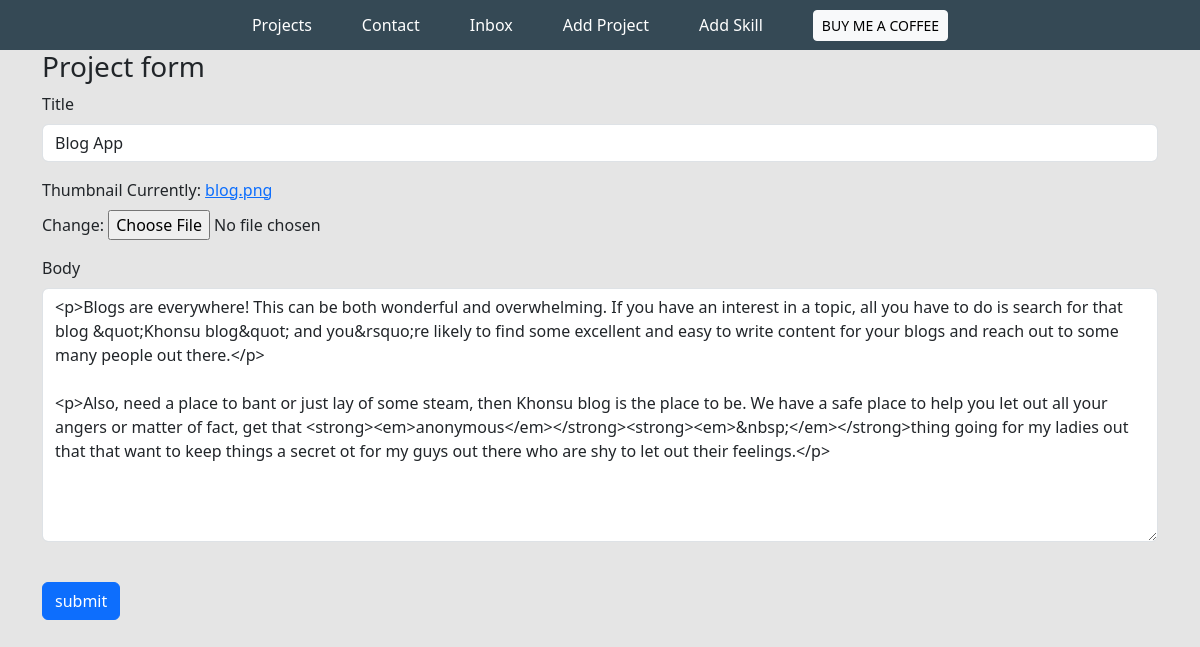
Page /edit-project/3568ef6b4cec44ab9e716ef983263628/ (signed in) on the committed database.
### base/models.py (models this page shows, shortened)
class Project(models.Model):
    title = models.CharField(max_length=200)
    thumbnail = models.ImageField(null=True)
    body = RichTextUploadingField(blank=True)
    created = models.DateTimeField(auto_now_add=True)
    slug = models.SlugField(null=True,blank=True)
    id = models.UUIDField(default=uuid.uuid4, unique=True, primary_key=True, editable=False)

### base/views.py (the view)
# urls.py: path('edit-project/<str:pk>/',views.editProject, name='edit-project'),
def editProject(request,pk):
    project = Project.objects.get(id=pk)
    form = ProjectForm(instance=project)
    if request.method == 'POST':
        form = ProjectForm(request.POST, request.FILES, instance=project)
        if form.is_valid():
            form.save()
            return redirect('home')
    context = {'form':form}
    return render(request, 'base/project_form.html', context)

### base/forms.py
class ProjectForm(ModelForm):
    class Meta:
        model = Project
        fields = ['title','thumbnail','body']
    def __init__(self, *args, **kwargs):
        super(ProjectForm, self).__init__(*args, **kwargs)
        self.fields['title'].widget.attrs.update(
            {'class':'form-control'})
        self.fields['body'].widget.attrs.update(
            {'class':'form-control'})

### base/templates/base/project_form.html (shortened to what this page needs)
{% extends 'base/main.html' %} {% load static %} {% block content %}
<div class="container">
  <h3>Project form</h3>
  <form method="POST" enctype="multipart/form-data">
    {% for field in form %}
    <div class="mb-3">
      <label for="exampleInputPassword" class="form-label">{{field.label}}</label>
      {{field}}
    </div>
    {% endfor %}
    <br />
    <input class="btn btn-primary" type="submit" value="submit" />
  </form>
</div>
{% endblock content %}

### static/styles/main.css (style rules this page uses)
body { background-color: #e5e5e5; }

### rows in the picture
Project: form "Blog App" "<p>Blogs are everywhere! This can be both wonderful and overwhelming. If you have an interest in a topic, all you have to do is search for that blog &quot;Khonsu blog&quot; and you&rsquo;re likely to find some excellent and easy to write content for your blogs and reach out to some many people out there.</p> <p>Also, need a place to bant or just lay of some steam, then Khonsu blog is the place to be. We have a safe place to help you let out all your angers or matter of fact, get that <strong><em>anonymous</em></strong><strong><em>&nbsp;</em></strong>thing going for my ladies out that that want to keep things a secret ot for my guys out there who are shy to let out their feelings.</p>"

### other values in the picture
{{ field.label }} "Title" "Thumbnail" "Body"
